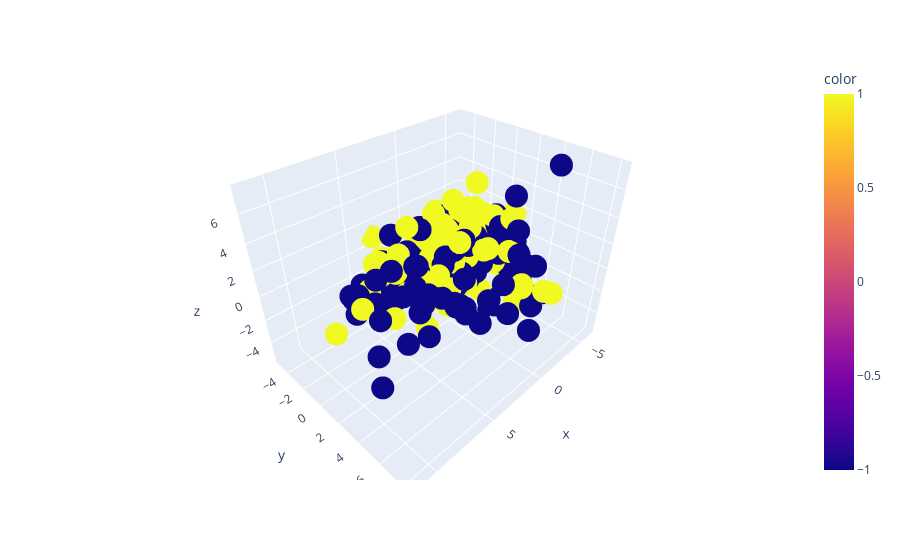

Here is the notebook cell this chart was saved with:
### Code cell
# 3D
pca3 = PCA(n_components=3)
tr3 = pca3.fit_transform(X[:,:-1])

fig = px.scatter_3d(tr3, x=tr3[:,0], y=tr3[:,1], z=tr3[:,2], color=X[:,-1])
fig.show()

### Figure 1 — Plotly figure (JSON) as saved in the notebook; plotly's stock layout.template omitted (floating-point values rounded to 4 significant figures; data arrays with more than 128 entries replaced by an {"elided": "..."} marker saying what was removed)
{"data": [{"hovertemplate": "x=%{x}<br>y=%{y}<br>z=%{z}<br>color=%{marker.color}<extra></extra>", "legendgroup": "", "marker": {"color": {"elided": "300 int values"}, "coloraxis": "coloraxis", "symbol": "circle"}, "mode": "markers", "name": "", "scene": "scene", "showlegend": false, "type": "scatter3d", "x": {"elided": "300 float values"}, "y": {"elided": "300 float values"}, "z": {"elided": "300 float values"}}], "layout": {"coloraxis": {"colorbar": {"title": {"text": "color"}}, "colorscale": [[0, "#0d0887"], [0.1111, "#46039f"], [0.2222, "#7201a8"], [0.3333, "#9c179e"], [0.4444, "#bd3786"], [0.5556, "#d8576b"], [0.6667, "#ed7953"], [0.7778, "#fb9f3a"], [0.8889, "#fdca26"], [1, "#f0f921"]]}, "legend": {"tracegroupgap": 0}, "margin": {"t": 60}, "scene": {"domain": {"x": [0, 1], "y": [0, 1]}, "xaxis": {"title": {"text": "x"}}, "yaxis": {"title": {"text": "y"}}, "zaxis": {"title": {"text": "z"}}}}}
